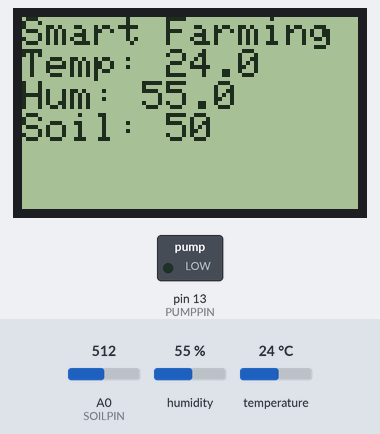
Bench run of a sketch on a simulated Arduino Uno, built with avr-gcc and run on an emulated ATmega328P. Parts: 84×48 one-colour display, switched loads named in the sketch (green lamp = pin HIGH). The test bench sets the inputs (shaded band); at power-on: A0 (SOILPIN) = 512, humidity 55 %, temperature 24 °C. What the sketch prints to the serial monitor is not drawn.

Above: at 3.2 s.
3.3 s: A0 (SOILPIN) set to 698
At 4.6 s:
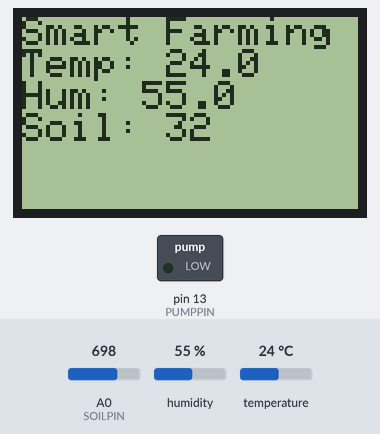
6.0 s: A0 (SOILPIN) set to 723
At 7.2 s:
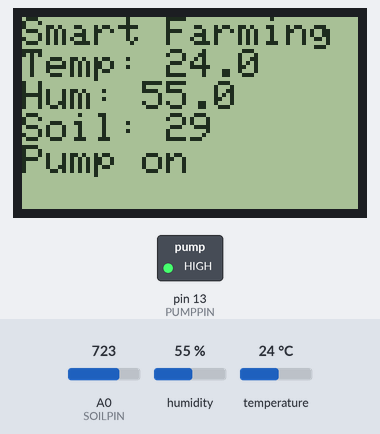
8.7 s: humidity set to 22 %
At 11.1 s:
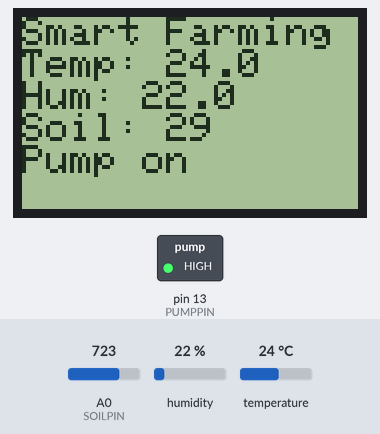
11.6 s: A0 (SOILPIN) set to 716
At 12.5 s:
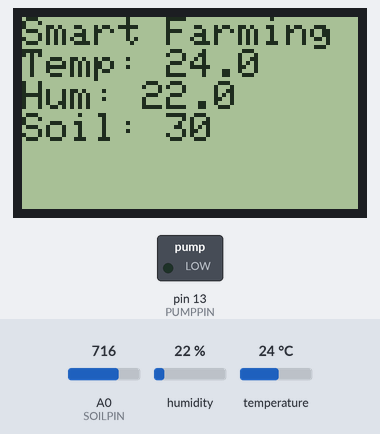
14.3 s: temperature set to 12 °C
At 17.4 s:
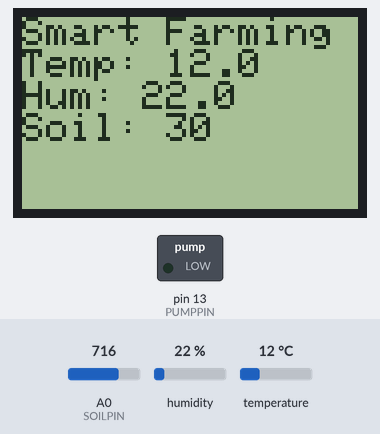
17.7 s: humidity set to 40 %
At 19.1 s:
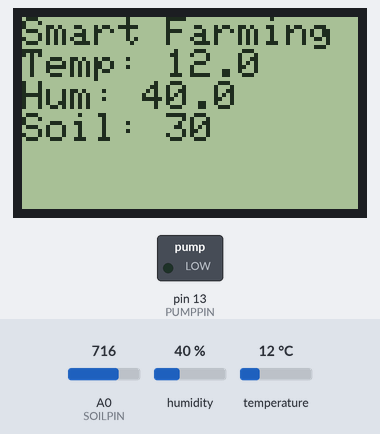
Timing chart, 0 to 20.7 s (numbered marks = the images above; inputs shaded):
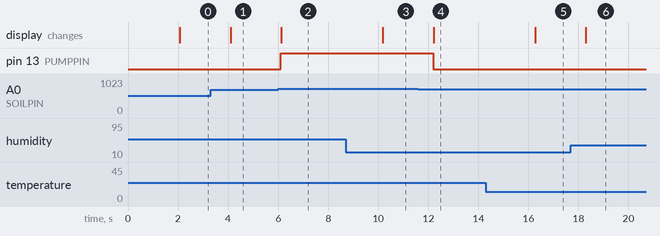

Measured:
- the behaviour switches between 716 and 717 on A0 (SOILPIN) (found by bisection; images 1 and 2)
- after the input at 3.3 s, the display: changes after 0.80 s (image 1)
- after the input at 6.0 s, pin 13 (PUMPPIN): LOW → HIGH after 0.11 s; the display: changes after 0.13 s (image 2)
- after the input at 8.7 s, the display: changes after 1.5 s (image 3)
- after the input at 11.6 s, pin 13 (PUMPPIN): HIGH → LOW after 0.59 s; the display: changes after 0.61 s (image 4)
- after the input at 14.3 s, the display: changes after 2.0 s (image 5)
- after the input at 17.7 s, the display: changes after 0.60 s (image 6)

The sketch:

SmartAgri_Arduino.ino.ino
```cpp
#include <SPI.h>
#include <Adafruit_GFX.h>
#include <Adafruit_PCD8544.h>
#include <DHT.h>
#include <ArduinoJson.h>

#define DHTPIN 12
#define DHTTYPE DHT22
#define SOILPIN A0
#define PUMPPIN 13

DHT dht(DHTPIN, DHTTYPE);
Adafruit_PCD8544 display = Adafruit_PCD8544(6, 5, 4, 3, 2);

void setup() {
  Serial.begin(9600);
  dht.begin();

  display.begin();
  display.setContrast(35);
  display.clearDisplay();
  display.setTextSize(1);
  display.setTextColor(BLACK);
  display.setCursor(0, 0);
  display.println("Smart Farming");
  display.display();
  delay(2000);
  display.clearDisplay();

  pinMode(PUMPPIN, OUTPUT);
  digitalWrite(PUMPPIN, LOW);
}

void loop() {
  float h = dht.readHumidity();
  float t = dht.readTemperature();
  int soilRaw = analogRead(SOILPIN);
  float moisture = 100 - (soilRaw / 10.23);  // Scale to 0–100%

  if (isnan(h) || isnan(t)) {
    Serial.println("Sensor error");
    return;
  }

  bool pumpControl = false;

  //  AUTOMATIC PUMP LOGIC
  if (moisture < 30) {
    pumpControl = true;   // Soil is dry → turn pump ON
  } else {
    pumpControl = false;  // Soil is wet enough → turn pump OFF
  }

  digitalWrite(PUMPPIN, pumpControl);  // Apply pump logic

  //  LCD DISPLAY
  display.clearDisplay();
  display.setCursor(0, 0);
  display.println("Smart Farming");
  display.print("Temp: "); display.println(t, 1);
  display.print("Hum: "); display.println(h, 1);
  display.print("Soil: "); display.println(moisture, 0);
  if (pumpControl) display.print("Pump on");
  display.display();

  //  SEND JSON TO ESP8266
  StaticJsonDocument<200> doc;
  doc["temperature"] = t;
  doc["humidity"] = h;
  doc["moisture"] = moisture;
  doc["pump"] = pumpControl;

  serializeJson(doc, Serial);
  Serial.println();
  delay(2000);
}
```
